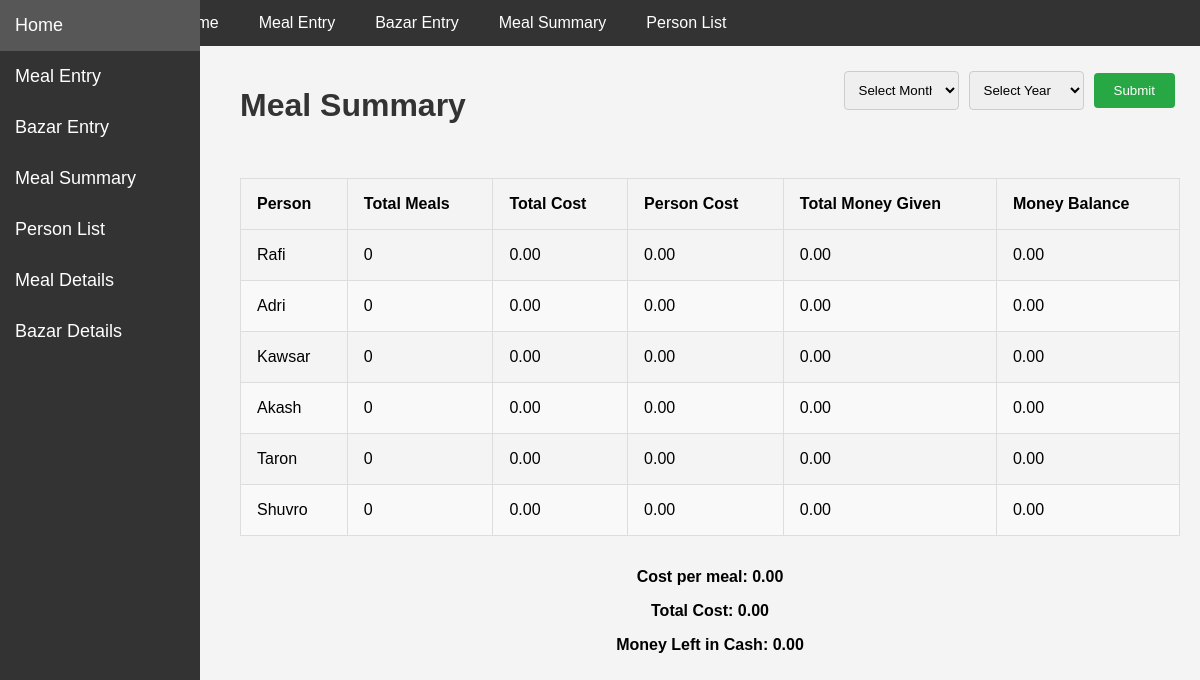
The page /meals/meal-summary/ on the database as committed earlier.
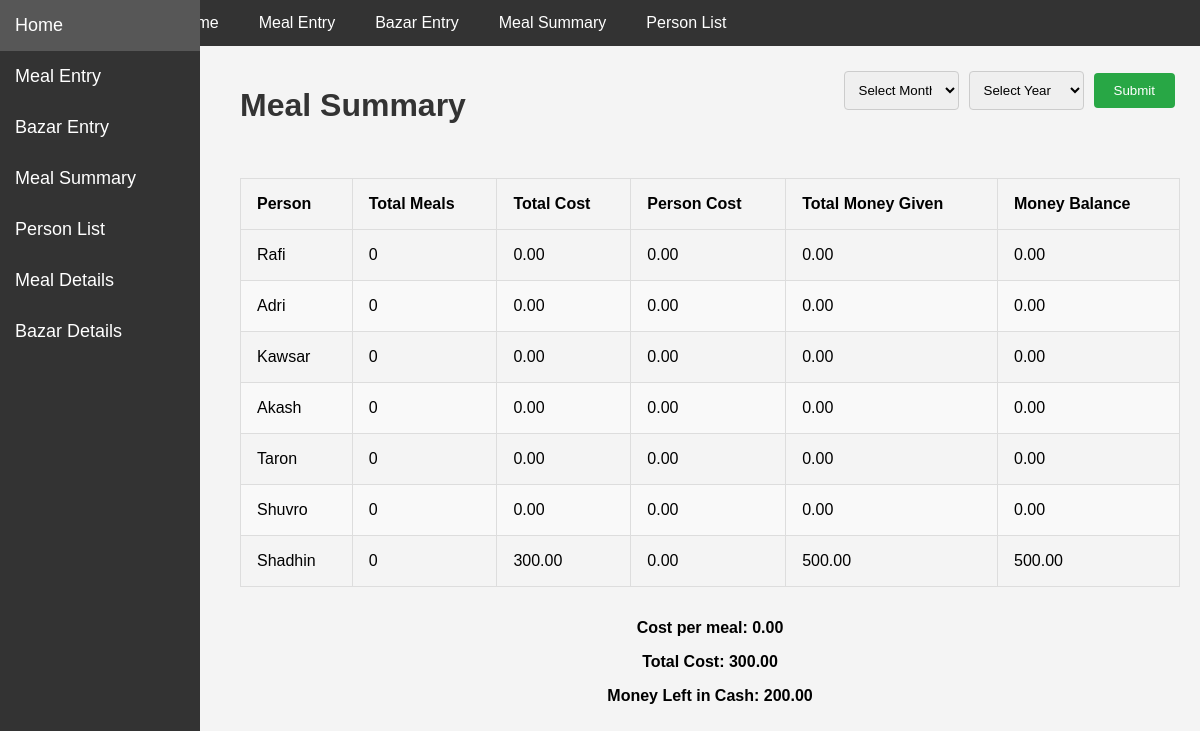
The same page on the database as committed later.
### meals/models.py (models this page shows)
class Person(models.Model):
    name = models.CharField(max_length=100)
    money_given = models.DecimalField(max_digits=10, decimal_places=2, default=0)
    def __str__(self):
        return self.name

### meals/views.py (the view)
# urls.py: path('meal-summary/', views.meal_summary, name='meal_summary'),
def meal_summary(request):
    summary_data = []
    persons = Person.objects.all()
    year = request.GET.get('year')
    if not year:
        year = datetime.now().year
    month = request.GET.get('month')
    if not month:
        month = datetime.now().month
    first_day = datetime(int(year), int(month), 1)
    last_day = datetime(int(year), int(month) + 1, 1) - timedelta(days=1)
    total_meals = MealEntry.objects.filter(date__range=(first_day, last_day)).aggregate(total_meals=Sum('meals_taken'))['total_meals'] or 0
    total_cost = BazarEntry.objects.filter(date__range=(first_day, last_day)).aggregate(total_cost=Sum('cost'))['total_cost'] or 0
    person_costs = {}
    for person in persons:
        person_cost = BazarEntry.objects.filter(person=person).filter(date__range=(first_day, last_day)).aggregate(person_cost=Sum('cost'))['person_cost'] or 0
        person_costs[person.name] = person_cost
    cost_per_meal = total_cost / total_meals if total_meals > 0 else 0
    for person in persons:
        person_meals = MealEntry.objects.filter(person=person).filter(date__range=(first_day, last_day)).aggregate(person_meals=Sum('meals_taken'))['person_meals'] or 0
        person_cost = cost_per_meal * person_meals
        total_money_given = BazarEntry.objects.filter(person=person).filter(date__range=(first_day, last_day)).aggregate(total_money_given=Sum('money_given'))['total_money_given'] or 0
        money_balance = total_money_given - person_cost
        money_left_in_cash = sum(total_money_given for total_money_given in BazarEntry.objects.filter(date__range=(first_day, last_day)).values_list('money_given', flat=True)) - total_cost
        data = {
            'person': person,
            'person_meals': person_meals,
            'person_cost': person_cost,
            'person_costs': person_costs[person.name],
            'total_cost': total_cost,
            'total_money_given': total_money_given,
            'money_balance': money_balance,
        }
        summary_data.append(data)
    context = {
        'summary_data': summary_data,
        'cost_per_meal': cost_per_meal,
        'total_cost': total_cost,
        'money_left_in_cash': money_left_in_cash,
    }
    return render(request, 'meals/meal_summary.html', context)

### meals/templates/meals/meal_summary.html (shortened to what this page needs)
{% extends 'meals/base.html' %}
{% block content %}
    <div style="display: flex; justify-content: space-between;">
        <h1>Meal Summary</h1>
        <div style="display: flex; flex-direction: column; align-items: flex-end;">
            <form method="GET" action="" style="display: flex; align-items: center;">
                <select class="field" id="month" name="month">
                    <option value="">Select Month</option>
                </select>
                <select class="field" id="year" name="year">
                    <option value="">Select Year</option>
                </select>
                <input type="submit" class="submit" value="Submit">
            </form>
        </div>
    </div>
    <table>
        <thead>
            <tr>
                <th>Person</th>
                <th>Total Meals</th>
                <th>Total Cost</th>
                <th>Person Cost</th>
                <th>Total Money Given</th>
                <th>Money Balance</th>
            </tr>
        </thead>
        <tbody>
            {% for data in summary_data %}
            <tr>
                <td>{{ data.person }}</td>
                <td>{{ data.person_meals }}</td>
                <td>{{ data.person_costs|floatformat:2 }}</td>
                <td>{{ data.person_cost|floatformat:2 }}</td>
                <td>{{ data.total_money_given|floatformat:2 }}</td>
                <td>{{ data.money_balance|floatformat:2 }}</td>
            </tr>
            {% endfor %}
        </tbody>
    </table>
    <p>Cost per meal: {{ cost_per_meal|floatformat:2 }}</p>
    <p>Total Cost: {{ total_cost|floatformat:2 }}</p>
    <p>Money Left in Cash: {{ money_left_in_cash|floatformat:2 }}</p>
{% endblock %}

### meals/templates/meals/base.html (shortened to what this page needs)
<!DOCTYPE html>
<html lang="en">
<head>
</head>
<body>
    <div class="navbar">
        <a href="{% url 'home' %}">Home</a>
        <a href="{% url 'meal_entry' %}">Meal Entry</a>
        <a href="{% url 'bazar_entry' %}">Bazar Entry</a>
        <a href="{% url 'meal_summary' %}">Meal Summary</a>
        <a href="{% url 'person_list' %}">Person List</a>
    </div>
    <div class="sidebar">
        <a href="{% url 'home' %}">Home</a>
        <a href="{% url 'meal_entry' %}">Meal Entry</a>
        <a href="{% url 'bazar_entry' %}">Bazar Entry</a>
        <a href="{% url 'meal_summary' %}">Meal Summary</a>
        <a href="{% url 'person_list' %}">Person List</a>
        <a href="{% url 'meal_details' %}">Meal Details</a>
        <a href="{% url 'bazar_details' %}">Bazar Details</a>
    </div>
    <div class="main-content">
        {% block content %}
        {% endblock %}
    </div>
</body>
</html>

### meals/templates/meals/base.html (style rules this page uses)
body { font-family: Arial, sans-serif; margin: 0; padding: 0; background-color: #f4f4f4; }
.navbar { background-color: #333; overflow: hidden; padding-left: 13%; }
.navbar a { float: left; display: block; color: white; text-align: center; padding: 14px 20px; text-decoration: none; }
.sidebar { height: 100%; width: 200px; position: fixed; top: 0; left: 0; background-color: #333; padding-top: 0; }
.sidebar a { padding: 15px; text-decoration: none; font-size: 18px; color: white; display: block; }
.main-content { margin-left: 220px; padding: 20px; }
h1 { text-align: center; color: #333; }
table { width: 100%; border-collapse: collapse; margin: 2em 0; font-size: 1em; text-align: left; }
th, td { padding: 1em; border: 1px solid #ddd; }
th { background-color: #f4f4f4; }
tr:nth-child(even) { background-color: #f9f9f9; }
p { text-align: center; font-weight: bold; }

### meals/templates/meals/meal_summary.html (style rules this page uses)
.field { padding: 10px; margin: 5px; border: 1px solid #ccc; border-radius: 4px; width: 100%; }
.submit { padding: 10px 20px; margin: 5px; background-color: #28a745; color: white; border: none; border-radius: 4px; cursor: pointer; }

Rows that differ between the two databases and show on the page:
added Person: person "Shadhin", person_meals "0", person_costs "300.00", person_cost "0.00", total_money_given "500.00", money_balance "500.00"
Other text that changed with them:
{{ total_cost|floatformat:2 }}: "0.00" → "300.00"
{{ money_left_in_cash|floatformat:2 }}: "0.00" → "200.00"
